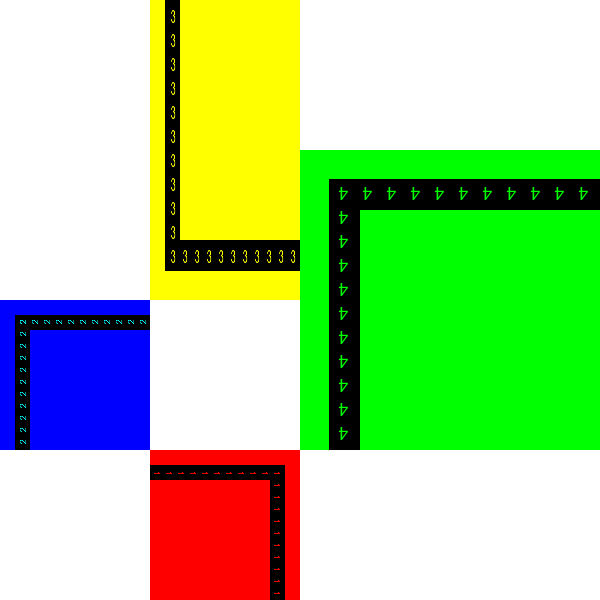
#> input picture broken_600.png, 600 x 600 px
$ python L10Q1AM.py
#> lines starting #> are read from the running program, lines starting #| are printed output that depends on the picture
# ----------------------------------------
# Integrity pledge: This work is my own A.M
# Name: Abdinoor Moallin
# Program: L10Q1AM.py
# ----------------------------------------
# Purpose: fixing a frame, creating a new image, pasting new image on frame
# ----------------------------------------
from PIL import Image, ImageDraw

def fix_frame(file_name):
#Purpose: fixes the frame, resizes/rotates/pastes the crops onto fixed frame.

#> called with file_name = 'broken_600.png'
    image = Image.open("broken_600.png")
#> image is the input picture: PIL image 600x600 RGB; mean R, G, B 167.5, 207.4, 140.9
    width, height = image.size
#> width = 600; height = 600
    print("Width , height=", width,height)
#| Width , height= 600 600
    green_crop = image.crop(( width//2 , height//4 , width , int(height* 0.75)))
    green_crop = green_crop.resize((width//2,height//2))
    print("Green crop size =", green_crop.size)
#| Green crop size = (300, 300)
    rotated_green = green_crop.transpose(Image.ROTATE_180)
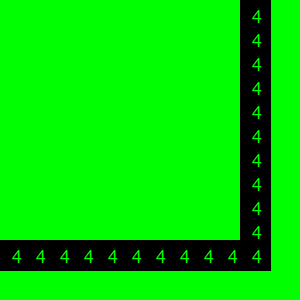
#> rotated_green: PIL image 300x300 RGB; mean R, G, B 0, 212.5, 0

    yellow_crop = image.crop(( width//4, height*0, width//2, height//2))
    yellow_crop = yellow_crop.resize((width//2,height//2))
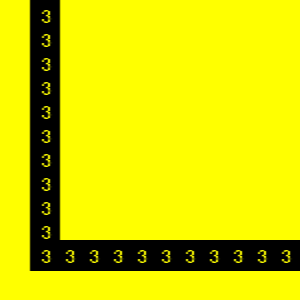
#> yellow_crop: PIL image 300x300 RGB; mean R, G, B 213.5, 213.5, 0
    print("yellow crop size =", yellow_crop.size)
#| yellow crop size = (300, 300)

    blue_crop = image.crop(( width*0, height//2, width//4, int(height * 0.75)))
    blue_crop = blue_crop.resize((width//2,height//2))
#> blue_crop: PIL image 300x300 RGB
    print("blue crop size =", blue_crop.size)
#| blue crop size = (300, 300)
    rotated_blue = blue_crop.transpose(Image.ROTATE_270)
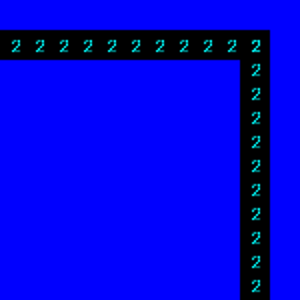
#> rotated_blue: PIL image 300x300 RGB; mean R, G, B 0, 2.5, 214.1

    red_crop = image.crop(( width//4, int(height * 0.75), width//2, height))
    red_crop = red_crop.resize((width//2,height//2))
#> red_crop: PIL image 300x300 RGB
    print("red crop size =", red_crop.size)
#| red crop size = (300, 300)
    rotated_red = red_crop.transpose(Image.ROTATE_90)
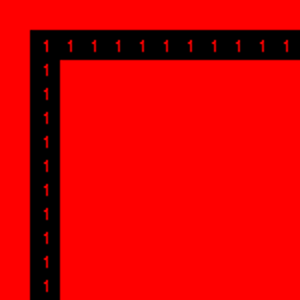
#> rotated_red: PIL image 300x300 RGB; mean R, G, B 213.3, 0, 0

    pasted_frame = Image.new ("RGB", (width,height), (255, 255, 255))
#> pasted_frame: PIL image 600x600 RGB; every value is 255
    print("Pasted frame size =", pasted_frame.size)
#| Pasted frame size = (600, 600)
    print("Complete frame size =",pasted_frame.size)
#| Complete frame size = (600, 600)

    pasted_frame.paste(rotated_red, (width*0,height*0))
    pasted_frame.paste(rotated_blue, (width//2,height*0))
    pasted_frame.paste(yellow_crop, (width*0,height//2))
    pasted_frame.paste(rotated_green, (width//2,height//2))
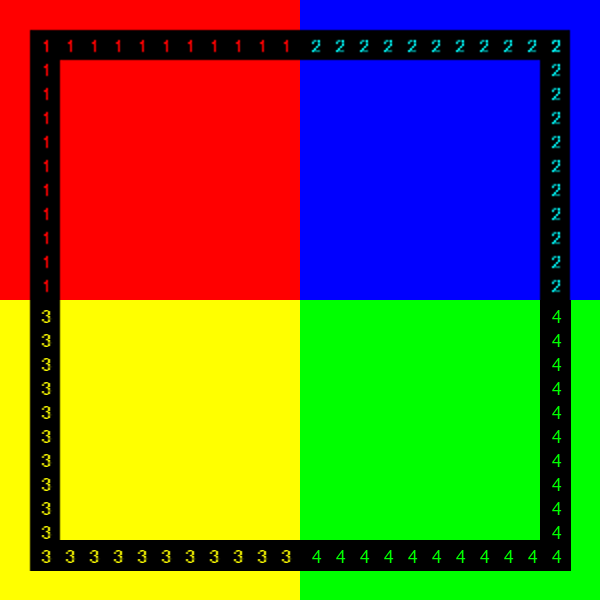
#> pasted_frame: PIL image 600x600 RGB; mean R, G, B 106.7, 107.1, 53.5

    return pasted_frame


def draw_picture():
#Purpose: Draws the shapes created, pastes it on complete frame

    picture = Image.new("RGB", (200,200), (107,107,107))
    shapes = ImageDraw.Draw(picture)
    shapes.ellipse((0, 0, 50, 50), fill=(0, 0, 0))
    shapes.ellipse((20, 0, 40, 50), fill=(255, 255, 0 ))
    shapes.ellipse((140, 0, 200, 50), fill=(0, 0, 0))
    shapes.ellipse((168, 0, 188, 50), fill=(255, 255, 0 ))
    shapes.rectangle((0, 70 , 200, 100), fill=(255, 0, 0))
    shapes.rectangle((0, 150 , 200, 180), fill=(255, 0, 0))
    shapes.polygon([(10, 100) , (20, 150), (30,100)], fill=(255, 255, 255))
    shapes.polygon([(170, 100) , (180, 150), (190,100)], fill=(255, 255, 255))
    shapes.line([(65, 10), (90, 50)], 10)
    shapes.line([(115, 10), (90, 50)], 10)
    shapes.text((120,180), "Angry Vampire.", (201,194,252))

    return picture


def frame_picture(file_name):
#Purpose: Main function calls 2 helper functions, resizes image, shows the final framed picture

    complete_frame = fix_frame(file_name)
    width,height = complete_frame.size
#> width = 600; height = 600
    complete_image = draw_picture()
#> in draw_picture, `picture = Image.new("RGB", (200,200), (107,107,107))`: picture: PIL image 200x200 RGB; every value is 107
    complete_image = complete_image.resize((int(width*0.80), int(height*0.80)))
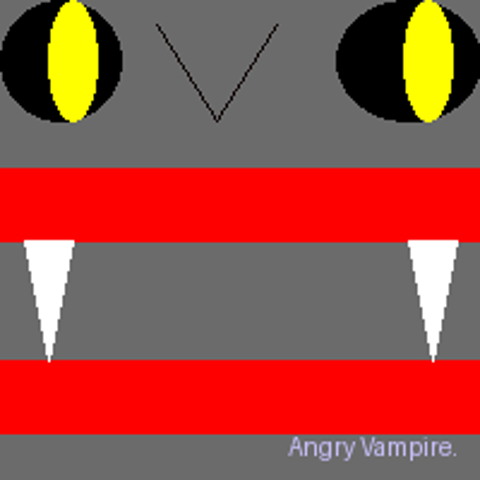
#> complete_image: PIL image 480x480 RGB; mean R, G, B 155.7, 77.1, 66.6
    complete_frame.paste(complete_image, (int(width*0.10), int(height*0.10)))
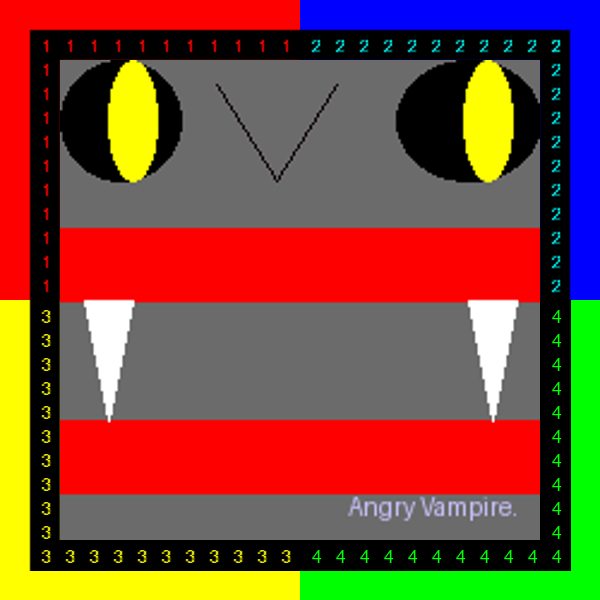
#> complete_frame: PIL image 600x600 RGB; mean R, G, B 124.8, 74.9, 55.4
    complete_frame.show()

frame_picture("broken_600.png")
